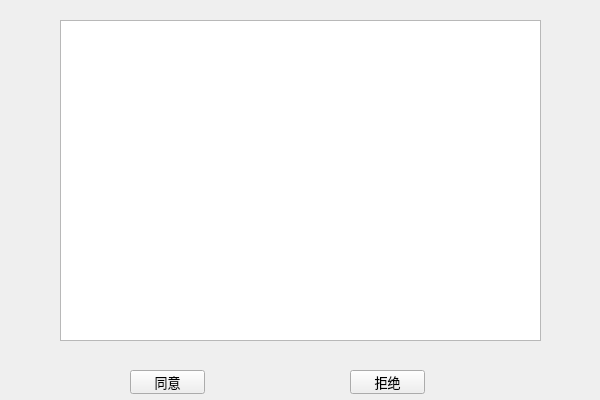
<?xml version="1.0" encoding="UTF-8"?>
<ui version="4.0">
 <class>XinShenQingClass</class>
 <widget class="QMainWindow" name="XinShenQingClass">
  <property name="geometry">
   <rect>
    <x>0</x>
    <y>0</y>
    <width>600</width>
    <height>400</height>
   </rect>
  </property>
  <property name="windowTitle">
   <string>XinShenQing</string>
  </property>
  <widget class="QWidget" name="centralWidget">
   <widget class="QTableView" name="tableView">
    <property name="geometry">
     <rect>
      <x>60</x>
      <y>20</y>
      <width>481</width>
      <height>321</height>
     </rect>
    </property>
   </widget>
   <widget class="QPushButton" name="tongyi">
    <property name="geometry">
     <rect>
      <x>130</x>
      <y>370</y>
      <width>75</width>
      <height>24</height>
     </rect>
    </property>
    <property name="font">
     <font>
      <pointsize>10</pointsize>
     </font>
    </property>
    <property name="text">
     <string>同意</string>
    </property>
   </widget>
   <widget class="QPushButton" name="jujue">
    <property name="geometry">
     <rect>
      <x>350</x>
      <y>370</y>
      <width>75</width>
      <height>24</height>
     </rect>
    </property>
    <property name="font">
     <font>
      <pointsize>10</pointsize>
     </font>
    </property>
    <property name="text">
     <string>拒绝</string>
    </property>
   </widget>
  </widget>
 </widget>
 <layoutdefault spacing="6" margin="11"/>
 <resources/>
 <connections/>
</ui>
